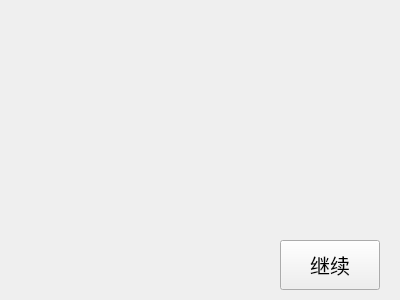
<?xml version="1.0" encoding="UTF-8"?>
<ui version="4.0">
 <class>PPT48</class>
 <widget class="QWidget" name="PPT48">
  <property name="geometry">
   <rect>
    <x>0</x>
    <y>0</y>
    <width>400</width>
    <height>300</height>
   </rect>
  </property>
  <property name="windowTitle">
   <string>Form</string>
  </property>
  <widget class="QPushButton" name="pushButton">
   <property name="geometry">
    <rect>
     <x>280</x>
     <y>240</y>
     <width>100</width>
     <height>50</height>
    </rect>
   </property>
   <property name="font">
    <font>
     <pointsize>15</pointsize>
    </font>
   </property>
   <property name="text">
    <string>继续</string>
   </property>
   <property name="icon">
    <iconset resource="res.qrc">
     <normaloff>:/P1-6/IMAGE/jx (2).jpg</normaloff>:/P1-6/IMAGE/jx (2).jpg</iconset>
   </property>
   <property name="iconSize">
    <size>
     <width>30</width>
     <height>30</height>
    </size>
   </property>
  </widget>
 </widget>
 <resources>
  <include location="res.qrc"/>
 </resources>
 <connections/>
</ui>
